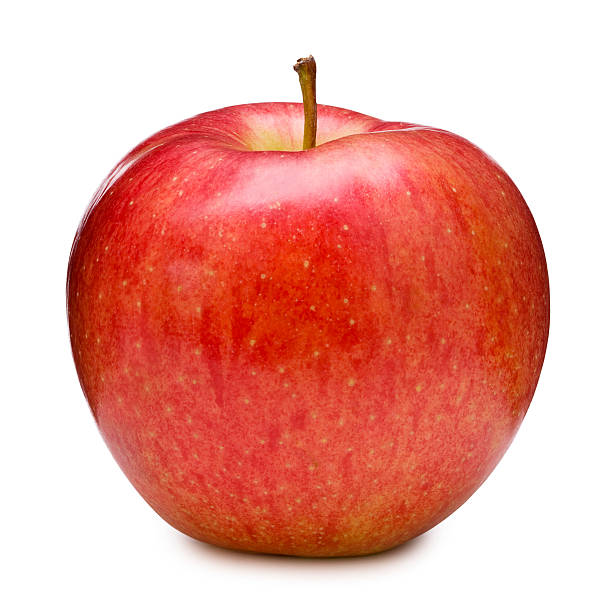
#> input picture OpenCV/Images/apple.jpg, 612 x 612 px, found by its file name
$ python img_pyramids.py
#> lines starting #> are read from the running program, lines starting #| are printed output that depends on the picture
import cv2
import numpy as np

A = cv2.imread(r'C:\Users\wot-komal\Desktop\Komal_Training\Python_Training\OpenCV\Images\apple.jpg')
#> A is the input picture: shape (612, 612, 3); mean B, G, R 157.2, 167.1, 234.1
A = cv2.resize(A, (512, 512))
#> A: shape (512, 512, 3)

B = cv2.imread(r'C:\Users\wot-komal\Desktop\Komal_Training\Python_Training\OpenCV\Images\orange.jpg')
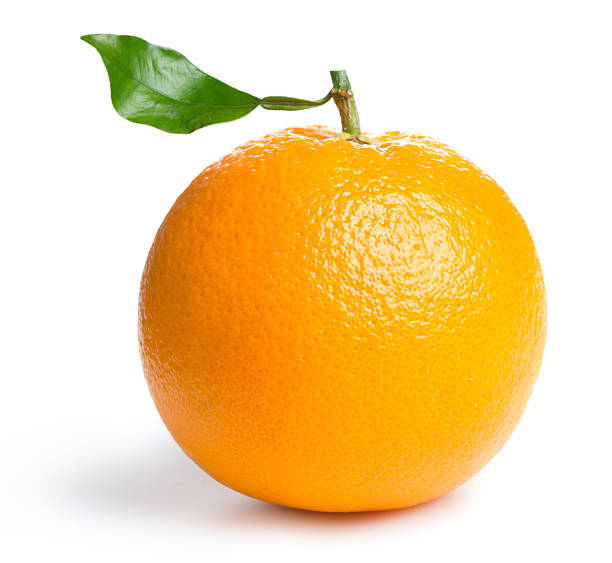
#> input picture OpenCV/Images/orange.jpg, 612 x 563 px, found by its file name
#> B is the input picture: shape (563, 612, 3); mean B, G, R 160.9, 215, 244.7
B = cv2.resize(B, (512, 512))
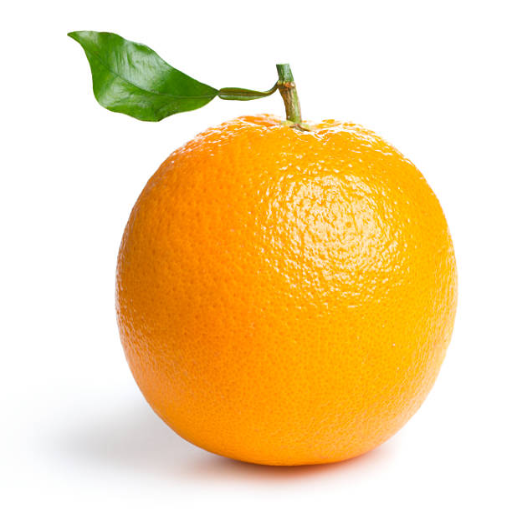
#> B: shape (512, 512, 3); mean B, G, R 160.9, 214.9, 244.7

rows, cols, ch = A.shape
#> rows = 512; cols = 512; ch = 3
# cv2.imshow('Apple', A)
# cv2.imshow('Orange', B)

# generate Gaussian pyramid for A
G = A.copy()
gpA = [G]
for i in range(5):
    G = cv2.pyrDown(G)
    gpA.append(G)
#> after the loop, gpA = 6 items

# generate Gaussian pyramid for B
G = B.copy()
gpB = [G]
for i in range(5):
    G = cv2.pyrDown(G)
    gpB.append(G)
#> this loop made 5 passes
#> pass 3, `G = cv2.pyrDown(G)`:
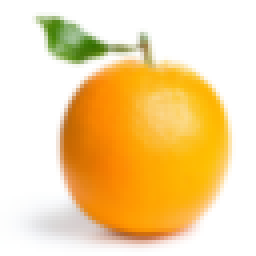
#> G: shape (64, 64, 3) (shown 4 times larger); mean B, G, R 160.9, 214.9, 244.7
#> after the loop, gpB = 6 items

# generate Laplacian Pyramid for A
lpA = [gpA[-1]]
for i in range(5,0,-1):
    GE = cv2.pyrUp(gpA[i])
    L = cv2.subtract(gpA[i-1],GE)
    lpA.append(L)
#> after the loop, lpA = 6 items

# generate Laplacian Pyramid for B
lpB = [gpB[-1]]
for i in range(5,0,-1):
    GE = cv2.pyrUp(gpB[i])
    L = cv2.subtract(gpB[i-1],GE)
    lpB.append(L)
#> this loop made 5 passes
#> pass 2, `L = cv2.subtract(gpB[i-1],GE)`:
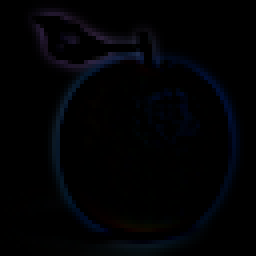
#> L: shape (64, 64, 3) (shown 4 times larger); mean of channels 0, 1, 2 4.2, 2.1, 1.4; drawn as B, G, R
#> after the loop, lpB = 6 items

# Now add left and right halves of images in each level
LS = []
for la,lb in zip(lpA,lpB):
    rows,cols,dpt = la.shape
    ls = np.hstack((la[:,0:cols//2], lb[:,cols//2:]))
    LS.append(ls)
#> this loop made 6 passes
#> (rows, cols) on passes 1 to 6: (16, 16), (32, 32), (64, 64), (128, 128), (256, 256), (512, 512)
#> pass 3, `ls = np.hstack((la[:,0:cols//2], lb[:,cols//2:]))`:
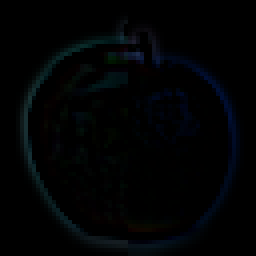
#> ls: shape (64, 64, 3) (shown 4 times larger); mean of channels 0, 1, 2 3.8, 2.7, 1.2; drawn as B, G, R
#> after the loop, LS = 6 items

# now reconstruct
ls_ = LS[0]
for i in range(1,6):
    ls_ = cv2.pyrUp(ls_)
    ls_ = cv2.add(ls_, LS[i])
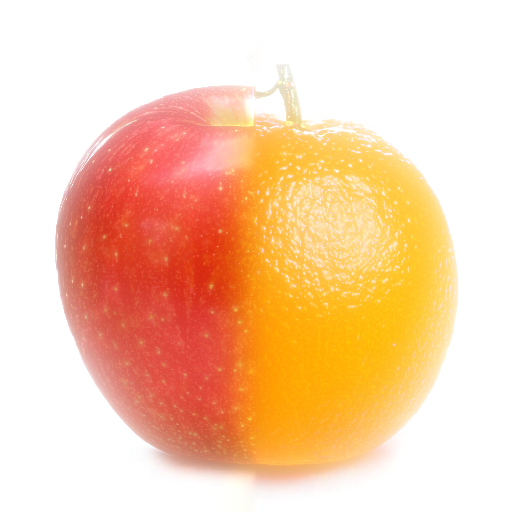
#> ls_: shape (512, 512, 3); mean of channels 0, 1, 2 172.3, 206.1, 248.6; drawn as B, G, R

# image with direct connecting each half
real = np.hstack((A[:,:cols//2],B[:,cols//2:]))
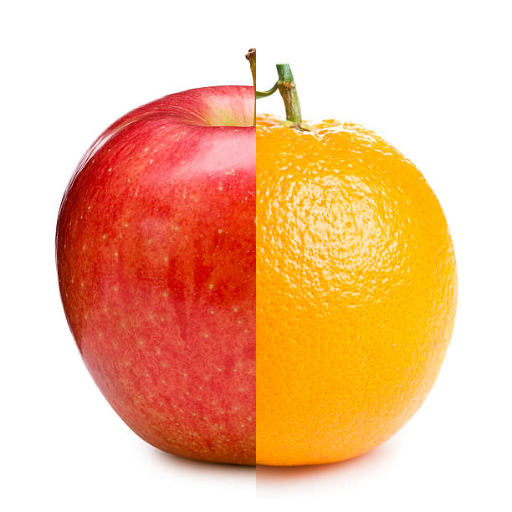
#> real: shape (512, 512, 3); mean B, G, R 155.5, 193, 243.2

cv2.imshow('blended', ls_)
cv2.imshow('real', real)

cv2.waitKey(0)
cv2.destroyAllWindows()
